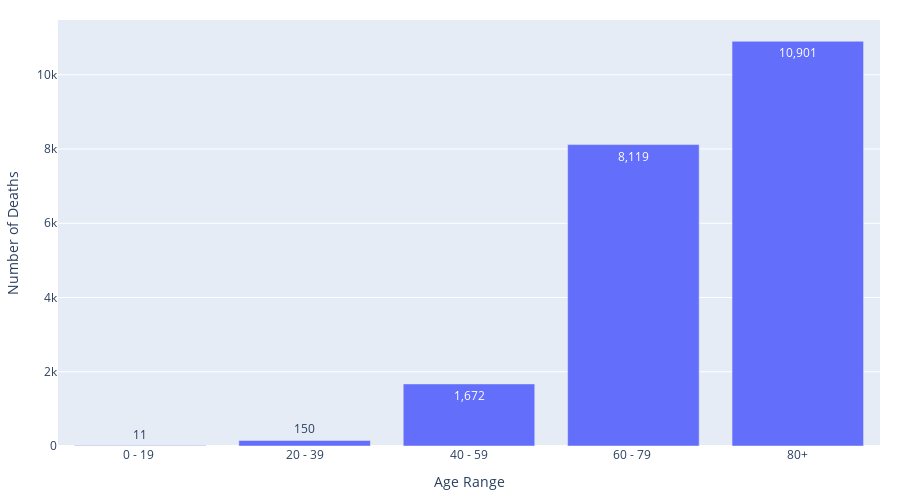

Notebook code cell kept with this figure:
### Markdown cell above
# NHS Age Range - Total Confirmed Deaths

### Code cell
x = nhs_age['Age Group'].drop(0)
y = nhs_age['Total'].drop(0)

# Use textposition='auto' for direct text
fig = go.Figure(data=[go.Bar(
            x=x, y=y,
            text=y,
            textposition='auto',
    #marker_color='indianred'
        )])

fig.update_layout(
        xaxis_title="Age Range",
        yaxis_title="Number of Deaths",
        margin=dict(l=20, r=20, t=20, b=20),
        height=500,
        width=900)

fig.show()

### Figure 1 — Plotly figure (JSON) as saved in the notebook; plotly's stock layout.template omitted (floating-point values rounded to 4 significant figures)
{"data": [{"text": ["11", "150", "1,672", "8,119", "10,901"], "textposition": "auto", "type": "bar", "x": ["0 - 19 ", "20 - 39", "40 - 59", "60 - 79 ", "80+"], "y": ["11", "150", "1,672", "8,119", "10,901"]}], "layout": {"height": 500, "margin": {"b": 20, "l": 20, "r": 20, "t": 20}, "width": 900, "xaxis": {"title": {"text": "Age Range"}}, "yaxis": {"title": {"text": "Number of Deaths"}}}}
